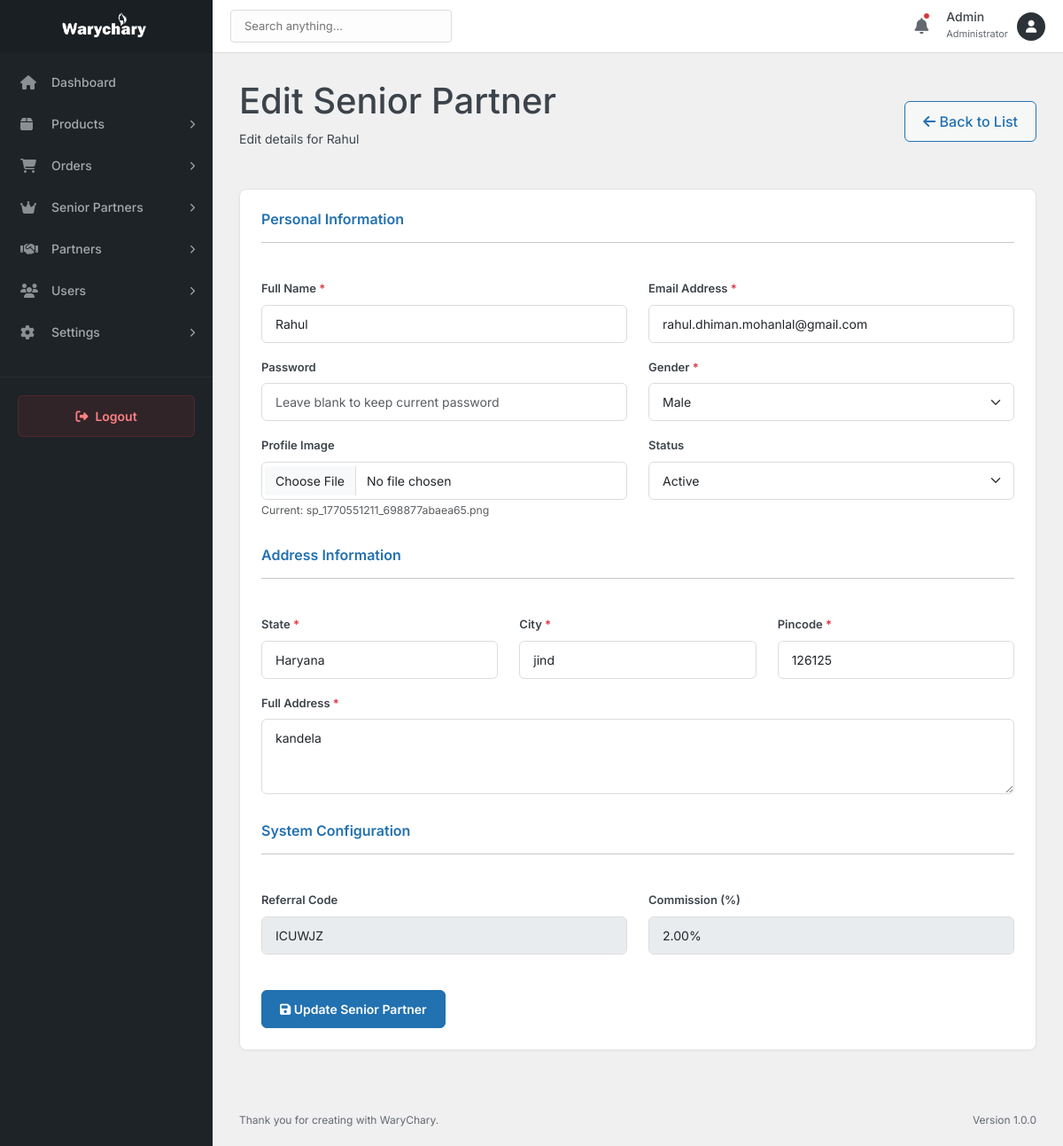
The page /admin/senior-partners/edit-senior-partner.php?id=3 (signed in) on the database its author committed.
### tables this page shows
CREATE TABLE `senior_partners` (
  `id` int(11) NOT NULL,
  `name` varchar(100) NOT NULL,
  `email` varchar(100) NOT NULL,
  `mobile` varchar(20) NOT NULL,
  `image` varchar(255) DEFAULT NULL,
  `gender` enum('Male','Female','Other') NOT NULL,
  `state` varchar(100) DEFAULT NULL,
  `city` varchar(100) DEFAULT NULL,
  `pincode` varchar(20) DEFAULT NULL,
  `address` text DEFAULT NULL,
  `password` varchar(255) NOT NULL,
  `referral_code` varchar(6) NOT NULL,
  `commission` decimal(5,2) DEFAULT 2.00,
  `status` enum('active','inactive') DEFAULT 'active',
  `created_at` timestamp NULL DEFAULT current_timestamp(),
  `updated_at` timestamp NULL DEFAULT current_timestamp() ON UPDATE current_timestamp()
);

### admin/senior-partners/edit-senior-partner.php (the view, shortened to what this page needs)
<?php
include_once __DIR__ . '/../includes/header.php';
$database = new Database();
$db = $database->getConnection();
$id = $_GET['id'];
$stmt = $db->prepare("SELECT * FROM senior_partners WHERE id = :id");
$stmt->bindParam(':id', $id);
$stmt->execute();
$partner = $stmt->fetch(PDO::FETCH_ASSOC);
?>
<div class="page-header">
    <div class="header-title">
        <h1>Edit Senior Partner</h1>
        <p>Edit details for <?php echo htmlspecialchars($partner['name']); ?></p>
    </div>
    <div class="header-actions">
        <a href="index.php" class="btn btn-secondary"><i class="fas fa-arrow-left"></i> Back to List</a>
    </div>
</div>
<div class="card">
    <div class="card-body">
        <form action="" method="POST" enctype="multipart/form-data">
            <div class="row">
                 <div class="col-md-12 mb-4">
                    <h5 class="section-title">Personal Information</h5>
                    <hr>
                </div>
                <div class="col-md-6 mb-3">
                    <label class="form-label">Full Name <span class="text-danger">*</span></label>
                    <input type="text" name="name" class="form-control" required value="<?php echo htmlspecialchars($partner['name']); ?>">
                </div>
                <div class="col-md-6 mb-3">
                    <label class="form-label">Email Address <span class="text-danger">*</span></label>
                    <input type="email" name="email" class="form-control" required value="<?php echo htmlspecialchars($partner['email']); ?>">
                </div>
                <div class="col-md-6 mb-3">
                    <label class="form-label">Password</label>
                    <input type="password" name="password" class="form-control" placeholder="Leave blank to keep current password">
                </div>
                  <div class="col-md-6 mb-3">
                    <label class="form-label">Gender <span class="text-danger">*</span></label>
                    <select name="gender" class="form-select" required>
                        <option value="Male" <?php echo ($partner['gender'] == 'Male') ? 'selected' : ''; ?>>Male</option>
                    </select>
                </div>
                <div class="col-md-6 mb-3">
                    <label class="form-label">Profile Image</label>
                    <input type="file" name="image" class="form-control" accept="image/*">
                    <small class="text-muted">Current: <?php echo !empty($partner['image']) ? basename($partner['image']) : 'None'; ?></small>
                </div>
                <div class="col-md-6 mb-3">
                    <label class="form-label">Status</label>
                    <select name="status" class="form-select">
                        <option value="active" <?php echo ($partner['status'] == 'active') ? 'selected' : ''; ?>>Active</option>
                    </select>
                </div>
                 <div class="col-md-12 mb-4 mt-3">
                    <h5 class="section-title">Address Information</h5>
                    <hr>
                </div>
                <div class="col-md-4 mb-3">
                    <label class="form-label">State <span class="text-danger">*</span></label>
                    <input type="text" name="state" class="form-control" required value="<?php echo htmlspecialchars($partner['state']); ?>">
                </div>
                <div class="col-md-4 mb-3">
                    <label class="form-label">City <span class="text-danger">*</span></label>
                    <input type="text" name="city" class="form-control" required value="<?php echo htmlspecialchars($partner['city']); ?>">
                </div>
                <div class="col-md-4 mb-3">
                    <label class="form-label">Pincode <span class="text-danger">*</span></label>
                    <input type="text" name="pincode" class="form-control" required value="<?php echo htmlspecialchars($partner['pincode']); ?>" pattern="[0-9]{6}">
                </div>
                <div class="col-md-12 mb-3">
                    <label class="form-label">Full Address <span class="text-danger">*</span></label>
                    <textarea name="address" class="form-control" rows="3" required><?php echo htmlspecialchars($partner['address']); ?></textarea>
                </div>
                 <div class="col-md-12 mb-4 mt-3">
                    <h5 class="section-title">System Configuration</h5>
                    <hr>
                </div>
                <div class="col-md-6 mb-3">
                    <label class="form-label">Referral Code</label>
                    <input type="text" class="form-control" value="<?php echo htmlspecialchars($partner['referral_code']); ?>" readonly disabled>
                </div>
                <div class="col-md-6 mb-3">
                    <label class="form-label">Commission (%)</label>
                    <input type="text" class="form-control" value="<?php echo htmlspecialchars($partner['commission']); ?>%" readonly disabled>
                </div>
                <div class="col-12 mt-4">
                    <button type="submit" class="btn btn-primary">
                        <i class="fas fa-save"></i> Update Senior Partner
                    </button>
                </div>
            </div>
        </form>
    </div>
</div>
<?php include_once __DIR__ . '/../includes/footer.php'; ?>

### admin/assets/css/admin.css (style rules this page uses)
:root { --admin-bg: #f0f0f1; --sidebar-bg: #1d2327; --sidebar-hover: #2c3338; --sidebar-active: #2271b1; --sidebar-text: #f0f0f1; --sidebar-text-muted: #a7aaad; --primary-color: #2271b1; --primary-hover: #135e96; --text-main: #3c434a; --text-muted: #646970; --border-color: #dcdcde; --card-bg: #ffffff; --danger: #d63638; --success: #00a32a; --warning: #dba617; --sidebar-width: 240px; --header-height: 60px; }
* { box-sizing: border-box; margin: 0; padding: 0; }
body { font-family: 'Inter', -apple-system, BlinkMacSystemFont, "Segoe UI", Roboto, Oxygen-Sans, Ubuntu, Cantarell, "Helvetica Neue", sans-serif; background-color: var(--admin-bg); color: var(--text-main); font-size: 14px; line-height: 1.5; }
a { text-decoration: none; color: inherit; transition: all 0.2s ease; }
.page-header { display: flex; justify-content: space-between; align-items: center; margin-bottom: 30px; }
.form-label { font-weight: 600; color: var(--text-main); font-size: 13px; margin-bottom: 8px; }
.form-control, .form-select { border-radius: 6px; border: 1px solid var(--border-color); padding: 10px 15px; font-size: 14px; transition: all 0.2s; box-shadow: none !important; }
.section-title { font-size: 16px; font-weight: 600; color: var(--primary-color); margin-bottom: 10px; }
.card { border: 1px solid #e2e4e7; border-radius: 8px; box-shadow: 0 1px 3px rgba(0, 0, 0, 0.04); background-color: #fff; margin-bottom: 20px; }
.card-body { padding: 24px; }
.btn-primary { background-color: var(--primary-color); border-color: var(--primary-color); padding: 10px 20px; font-weight: 600; font-size: 14px; }
.btn-secondary { background-color: #f6f7f7; color: var(--primary-color); border: 1px solid var(--primary-color); padding: 10px 20px; font-weight: 500; }

### rows shown on the page
senior_partners: name "Rahul", email "rahul.dhiman.mohanlal@gmail.com", gender "Male", image "sp_1770551211_698877abaea65.png", status "Active", state "Haryana", city "jind", pincode "126125", address "kandela", referral_code "ICUWJZ", commission "2.00%"
